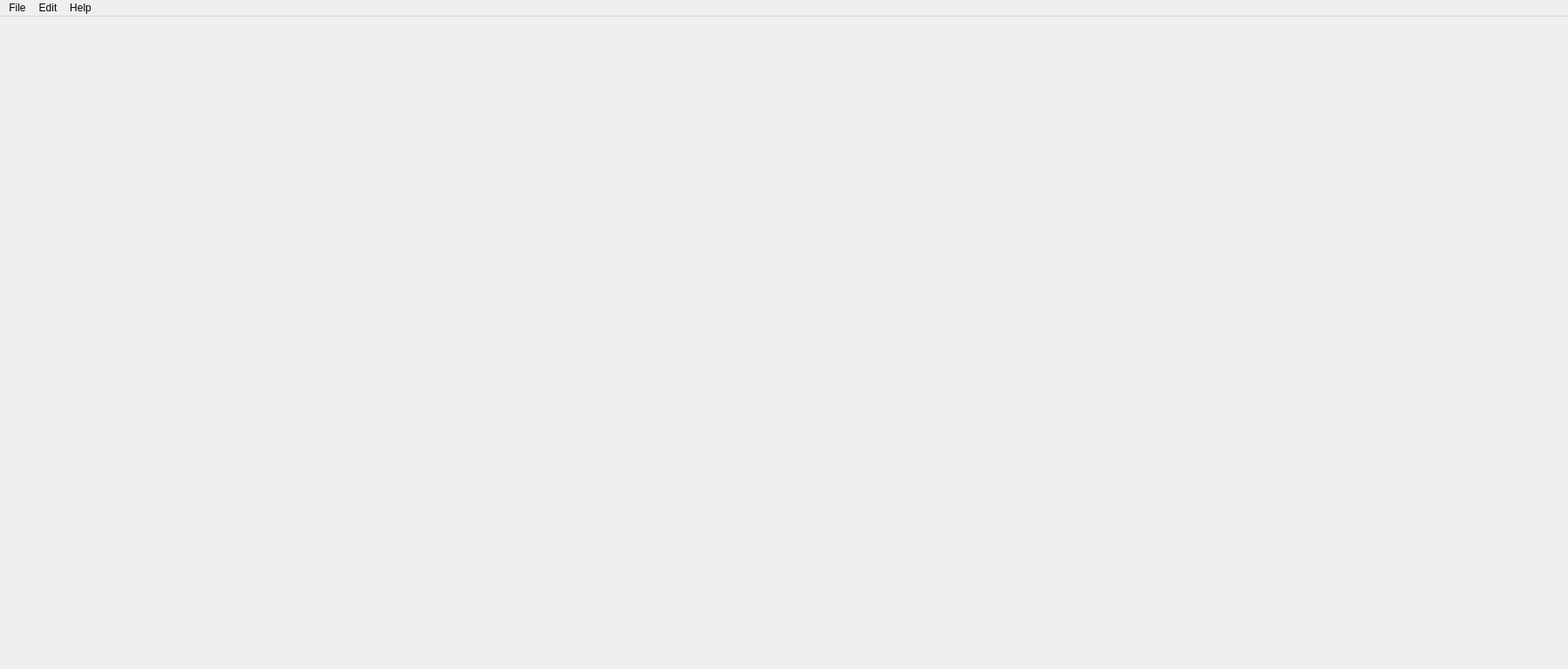
<?xml version="1.0" encoding="UTF-8"?>
<ui version="4.0">
 <class>MainWindow</class>
 <widget class="QMainWindow" name="MainWindow">
  <property name="geometry">
   <rect>
    <x>0</x>
    <y>0</y>
    <width>1800</width>
    <height>768</height>
   </rect>
  </property>
  <property name="font">
   <font>
    <family>Arial</family>
   </font>
  </property>
  <property name="windowTitle">
   <string>TSWaveMaker</string>
  </property>
  <property name="layoutDirection">
   <enum>Qt::LeftToRight</enum>
  </property>
  <property name="locale">
   <locale language="English" country="UnitedStates"/>
  </property>
  <property name="dockNestingEnabled">
   <bool>false</bool>
  </property>
  <property name="dockOptions">
   <set>QMainWindow::AllowTabbedDocks|QMainWindow::AnimatedDocks</set>
  </property>
  <widget class="QWidget" name="centralWidget"/>
  <widget class="QMenuBar" name="menuBar">
   <property name="geometry">
    <rect>
     <x>0</x>
     <y>0</y>
     <width>1800</width>
     <height>21</height>
    </rect>
   </property>
   <property name="defaultUp">
    <bool>false</bool>
   </property>
   <property name="nativeMenuBar">
    <bool>true</bool>
   </property>
   <widget class="QMenu" name="menuFile">
    <property name="title">
     <string>File</string>
    </property>
    <addaction name="actionNewFile"/>
    <addaction name="actionOpenFile"/>
    <addaction name="actionSaveFile"/>
    <addaction name="actionSaveFileAs"/>
    <addaction name="separator"/>
    <addaction name="actionQuit"/>
   </widget>
   <widget class="QMenu" name="menuHelp">
    <property name="title">
     <string>Help</string>
    </property>
    <addaction name="actionAbout"/>
   </widget>
   <widget class="QMenu" name="menuEdit">
    <property name="title">
     <string>Edit</string>
    </property>
    <addaction name="actionSettings"/>
    <addaction name="actionAllies"/>
    <addaction name="actionINIAdder"/>
   </widget>
   <addaction name="menuFile"/>
   <addaction name="menuEdit"/>
   <addaction name="menuHelp"/>
  </widget>
  <action name="actionNewFile">
   <property name="text">
    <string>New file</string>
   </property>
  </action>
  <action name="actionOpenFile">
   <property name="text">
    <string>Open file</string>
   </property>
  </action>
  <action name="actionSaveFile">
   <property name="text">
    <string>Save file</string>
   </property>
  </action>
  <action name="actionQuit">
   <property name="text">
    <string>Quit</string>
   </property>
  </action>
  <action name="actionSaveFileAs">
   <property name="text">
    <string>Save file as</string>
   </property>
  </action>
  <action name="actionAbout">
   <property name="text">
    <string>About</string>
   </property>
  </action>
  <action name="actionSettings">
   <property name="text">
    <string>Settings</string>
   </property>
  </action>
  <action name="actionAllies">
   <property name="text">
    <string>Allies</string>
   </property>
  </action>
  <action name="actionINIAdder">
   <property name="text">
    <string>INIAdder</string>
   </property>
  </action>
 </widget>
 <layoutdefault spacing="6" margin="11"/>
 <resources/>
 <connections/>
</ui>
